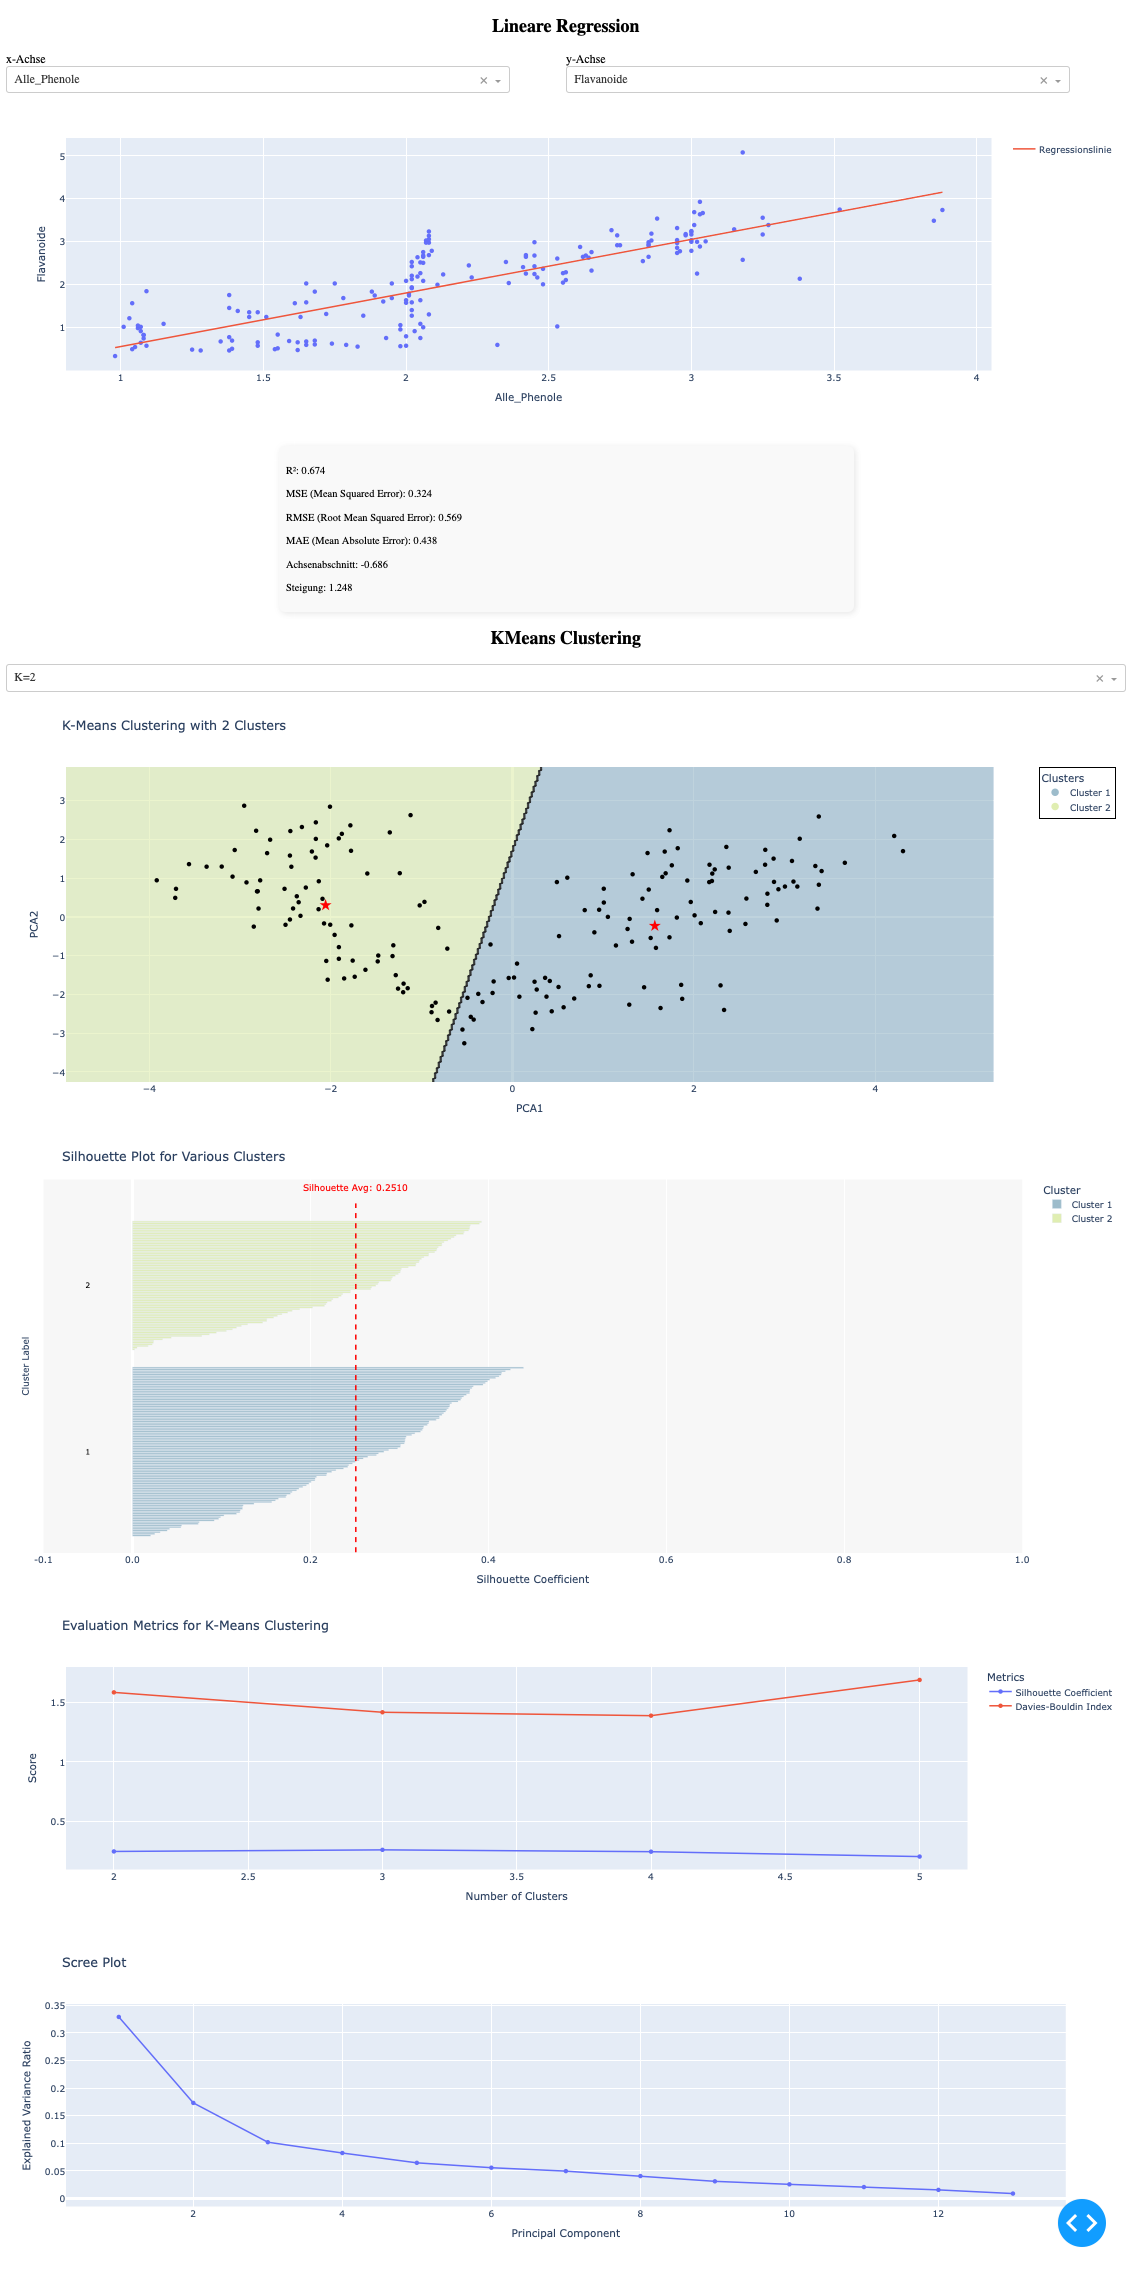

Generate this figure with Python:
#%pip install regex
import pandas as pd
import regex as re
import numpy as np
import plotly.express as px
import plotly.graph_objects as go
from itertools import combinations
from sklearn.linear_model import LinearRegression
from sklearn.cluster import KMeans
from sklearn.metrics import r2_score, silhouette_score, davies_bouldin_score, silhouette_samples,mean_squared_error, mean_absolute_error
from sklearn.preprocessing import StandardScaler
from sklearn.decomposition import PCA
from dash import Dash, dcc, html, Input, Output


df = pd.read_csv('wein.csv')
df = df.dropna()
df = df.drop_duplicates()
# convert all columns to strings to handle leading zeros and punctuation
df = df.applymap(str)
# drop the punct at the end of the string/number
df = df.applymap(lambda x: x.rstrip('.') if isinstance(x, str) else x)
# drop the 0 in the beginning of the string/number
df = df.applymap(lambda x: re.sub(r'^0+(?=\d)','',x) if isinstance(x, str) else x)
# convert columns back to appropriate numeric types
df = df.apply(pd.to_numeric, errors='coerce')
# print(df.dtypes)
# df
#df.to_csv('wein_clean.csv', index=False)
df.head()

# %pip install scikit-learn dash plotly scikit-image

data = df
# Standardization scales the data so that all features contribute equally to the clustering process, especially when features have different ranges.
scaler = StandardScaler()
data_scaled = scaler.fit_transform(data)
# Regressionen berechnen
def calculate_regressions(data):
    '''
    for each pair of columns in the data, calculate the R² of a linear regression
    param data: a pandas DataFrame
    return: a pandas DataFrame with columns 'X', 'Y', 'R²'
    '''
    dic_list = [
        {'X': x, 'Y': y, 'R^2': r2_score(data[y], LinearRegression().fit(data[[x]], data[y]).predict(data[[x]]))}
        for x, y in combinations(data.columns, 2)
    ]
    return pd.DataFrame(dic_list)

regression_results = calculate_regressions(data)

# Dash App 
app = Dash(__name__)
app.layout = html.Div([
    # 1. Linear Regression
    html.Div([
        html.H2("Lineare Regression", style={'textAlign': 'center'}),  
        # Dropdown für x und y Achsen
    html.Div([
        html.Div([
            html.Label("x-Achse"),
            dcc.Dropdown(id='x_variable',value='Alle_Phenole', placeholder="Wähle X", style={'width': '100%'})
        ], style={'width': '45%', 'display': 'inline-block'}),

        html.Div([
            html.Label("y-Achse"),
            dcc.Dropdown(id='y_variable',value='Flavanoide', style={'width': '100%'})
        ], style={'width': '45%', 'display': 'inline-block', 'marginLeft': '5%'})
    ]),

        dcc.Graph(id='regression-plot'),
        html.Div(id='regression-stats')
    ]),

    # 2. KMeans Clustering
    html.Div([
        html.H2("KMeans Clustering", style={'textAlign': 'center'}),
        dcc.Dropdown(
            id='kmeans-dropdown',
            options=[
                {'label': 'K=2', 'value': 2},
                {'label': 'K=3', 'value': 3},
                {'label': 'K=4', 'value': 4},
                {'label': 'K=5', 'value': 5},
            ],
            value=2,
        ),
        # 2.1 Graph for visualizing the KMeans Clustering
        dcc.Graph(id='cluster-graph'),
        # 2.2 Silhouette plot for each data point
        dcc.Graph(id='silhouette-graph'),
        # 2.3 Graph for evaluating metrics
        dcc.Graph(id='evaluation-graph'),
        # 2.4 Scree plot for PCA explained variance ratio
        dcc.Graph(id='scree-plot'),
    ])

])
# 1. Linear Regression
@app.callback(
    [Output('x_variable', 'options'),
    Output('y_variable', 'options'),
    Output('regression-plot', 'figure'),
    Output('regression-stats', 'children')],
    Input('x_variable', 'value'),
    Input('y_variable', 'value')
    
)
def update_content(x, y):
    x_columns = [{'label': col, 'value': col} for col in data.columns if col !=y]
    y_columns = [{'label': col, 'value': col} for col in data.columns if col != x]

    if not x or not y:
        return x_columns, y_columns, {}, "Bitte X und Y auswählen."

    X, y_vals = data[[x]].values, data[y].values
    model = LinearRegression().fit(X, y_vals)

    r2 = r2_score(y_vals, model.predict(X))
    mse = mean_squared_error(y_vals, model.predict(X))
    rmse = mse ** 0.5  # Quadratwurzel von MSE
    mae = mean_absolute_error(y_vals, model.predict(X))
    slope, intercept = model.coef_[0], model.intercept_
    fig = px.scatter(x=X.flatten(), y=y_vals, labels={'x': x, 'y': y})
    fig.add_scatter(x=X.flatten(), y=model.predict(X), mode='lines', name='Regressionslinie')

    # Statistiken
    stats = html.Div([
        html.P(f"R²: {r2:.3f}"),
        html.P(f"MSE (Mean Squared Error): {mse:.3f}"),
        html.P(f"RMSE (Root Mean Squared Error): {rmse:.3f}"),
        html.P(f"MAE (Mean Absolute Error): {mae:.3f}"),
        html.P(f"Achsenabschnitt: {intercept:.3f}"),
        html.P(f"Steigung: {slope:.3f}"),
    ],  style={
    'padding': '10px',  # Innenabstand
    #'border': '1px solid black',
    'borderRadius': '8px',  # Abgerundete Ecken
    'boxShadow': '2px 2px 10px rgba(0, 0, 0, 0.1)',
    'width': '50%', 
    'margin': '20px auto',#zentrieren
    'fontSize': '14px',
    'backgroundColor': '#f9f9f9'  
})
    return x_columns, y_columns, fig, stats

# 2. KMeans Clustering
@app.callback(
    [Output('cluster-graph', 'figure'), 
    Output('silhouette-graph', 'figure'),
    Output('evaluation-graph', 'figure'),
    Output('scree-plot', 'figure')],
    [Input('kmeans-dropdown', 'value')]
)
def update_clustering(n_clusters):

    # functions for clustering, it returns
    def perform_kmeans(data, n_clusters):

        # KMeans Algorithm (k-means++ variant): The algorithm initializes the cluster centers in a smart way to speed up convergence. 
        kmeans = KMeans(n_clusters=n_clusters, random_state=42, init='k-means++')

        # Cluster Labels: Assigns each data point to a cluster
        labels = kmeans.fit_predict(data)

        # return labels and kmeans object, notice that kmeans is a object that contains the cluster centers, and other information
        return labels, kmeans

    def evaluate_clustering(data, labels):
        # Silhouette Score: The silhouette score measures how similar an object is to its own cluster compared to other clusters. It returns Mean Silhouette Coefficient for all samples. By defaul using euclidean distance.
        silhouette_avg = silhouette_score(data, labels) # the higher the better
        # Davies-Bouldin Index: The Davies-Bouldin index is defined as the average similarity measure of each cluster with its most similar cluster. It returns the average index of all clusters.
        davies_bouldin_avg = davies_bouldin_score(data, labels) # the lower the better
        return silhouette_avg, davies_bouldin_avg

    # 2.0: Data Preprocessing
    # PCA for visualization: For high-dimensional data, we reduce the data to 2D using PCA for visualization.
    pca = PCA(n_components=2) # return 2 principal components
    data_pca = pca.fit_transform(data_scaled)
    # Perform clustering with selected number of clusters
    labels, kmeans = perform_kmeans(data_scaled, n_clusters)
    # Evaluate metrics for the chosen number of clusters
    silhouette_avg, davies_bouldin_avg = evaluate_clustering(data_scaled, labels)
    # center of the clusters in the PCA space
    cluster_centers_pca = pca.transform(kmeans.cluster_centers_)

    # 2.1: Scatter plot with decision boundaries
    # decision boundaries (voronoi-like)
    x_min, x_max = data_pca[:, 0].min() - 1, data_pca[:, 0].max() + 1
    y_min, y_max = data_pca[:, 1].min() - 1, data_pca[:, 1].max() + 1
    xx, yy = np.meshgrid(np.linspace(x_min, x_max, 500), np.linspace(y_min, y_max, 500))
    grid_points = np.c_[xx.ravel(), yy.ravel()]
    grid_labels = kmeans.predict(pca.inverse_transform(grid_points)).reshape(xx.shape)

    # Scatter plot with decision boundaries
    cluster_fig = go.Figure()
    # Define a shared colormap for clusters
    cluster_colors = ['rgba(147, 181, 198, 0.9)',  # Blue
                'rgba(221, 237, 170, 0.9)',  # Yellow
                'rgba(240, 207, 101, 0.9)',  # Red
                'rgba(215, 129, 106, 0.9)',  # Green
                'rgba(189, 79, 108, 0.9)']  # Green
    # Add decision boundaries
    for cluster in np.unique(labels):
        cluster_area = grid_labels == cluster
        cluster_fig.add_trace(go.Contour(
            x=np.linspace(x_min, x_max, 500),
            y=np.linspace(y_min, y_max, 500),
            z=cluster_area.astype(int),
            colorscale=[
                [0, 'rgba(255,255,255,0)'], 
                [1, cluster_colors[cluster]]
            ],
            opacity=0.6,
            showscale=False,
            name=f'Cluster {cluster + 1}',
            hoverinfo='skip',
        ))
        cluster_fig.add_trace(go.Scatter(
            x=[None], y=[None], 
            mode='markers',
            marker=dict(
                size=10,
                color=cluster_colors[cluster],
            ),
            name=f'Cluster {cluster + 1}',
        ))
    # Add data points (set color to black)
    for cluster in np.unique(labels):
        cluster_fig.add_trace(go.Scatter(
            x=data_pca[labels == cluster, 0],
            y=data_pca[labels == cluster, 1],
            mode='markers',
            name=f'Cluster {cluster + 1}',
            marker=dict(size=6, color='black'),  # Set color to black
            showlegend=False,
        ))
    
    # Add cluster centers
    cluster_centers_pca = pca.transform(kmeans.cluster_centers_)
    for i, (x, y) in enumerate(cluster_centers_pca):
        cluster_fig.add_trace(go.Scatter(
            x=[x], y=[y],
            mode='markers',
            marker=dict(color='red', size=12, symbol='star'),
            name=f'Center {i + 1}',
            showlegend=False,          
        )
    )
    # Update layout
    cluster_fig.update_layout(
        title=f'K-Means Clustering with {n_clusters} Clusters',
        xaxis_title='PCA1',
        yaxis_title='PCA2',
        legend_title='Clusters',
        height=600,
        legend=dict(
            x=1.05,
            y=1,
            bordercolor='black',
            borderwidth=1
        )
    )


    # 2.2: Silhouette plot for each data point
    def create_silhouette_plot(data_scaled, labels, n_clusters):
        # Compute silhouette average
        silhouette_avg = silhouette_score(data_scaled, labels)
        
        # Compute silhouette values for each sample
        silhouette_values = silhouette_samples(data_scaled, labels)
        y_lower = 10  # Start position for first cluster
        silhouette_fig = go.Figure()

        for k in range(n_clusters):
            # Filter and sort silhouette values for cluster k
            ith_cluster_silhouette_values = silhouette_values[np.array(labels) == k]
            ith_cluster_silhouette_values.sort()

            # Determine cluster size and range for plotting
            size_cluster_k = ith_cluster_silhouette_values.shape[0]
            y_upper = y_lower + size_cluster_k

            # Add bars for silhouette values
            silhouette_fig.add_trace(go.Bar(
                x=ith_cluster_silhouette_values,
                y=np.arange(y_lower, y_upper),
                orientation='h',
                name=f'Cluster {k+1}',
                marker_color=cluster_colors[k],
            ))

            # Annotate cluster number
            silhouette_fig.add_annotation(
                x=-0.05,  # Position annotation to the left
                y=y_lower + 0.5 * size_cluster_k,
                text=str(k+1),
                showarrow=False,
                font=dict(size=10, color='black')
            )

            # Update position for next cluster
            y_lower = y_upper + 10

        # Add a vertical line for the average silhouette score
        silhouette_fig.add_shape(
            type='line',
            x0=silhouette_avg,
            x1=silhouette_avg,
            y0=0,
            y1=y_lower,
            line=dict(color='red', dash='dash')
        )

        # Annotate average silhouette score
        silhouette_fig.add_annotation(
            x=silhouette_avg,
            y=y_lower + 10,  # Position annotation above the plot
            text=f"Silhouette Avg: {silhouette_avg:.4f}",
            showarrow=False,
            font=dict(size=12, color="red")
        )

        # Update layout for the plot
        silhouette_fig.update_layout(
            title="Silhouette Plot for Various Clusters",
            xaxis_title="Silhouette Coefficient",
            yaxis_title="Cluster Label",
            yaxis=dict(showticklabels=False, showgrid=False, title_font=dict(size=12)),
            xaxis=dict(
                tickvals=[-0.1, 0.0, 0.2, 0.4, 0.6, 0.8, 1.0],  # Specify the tick positions
                ticktext=["-0.1", "0.0", "0.2", "0.4", "0.6", "0.8", "1.0"],  # Custom tick labels
                range=[-0.1, 1.0]  # Set the visible range for the x-axis
            ),
            margin=dict(l=50, r=50, t=50, b=50),
            height=600,
            legend_title="Cluster",
            plot_bgcolor="rgba(240, 240, 240, 0.5)",
        )

        return silhouette_fig
    # silhouette_fig = go.Figure()
    silhouette_fig = create_silhouette_plot(data_scaled, labels, n_clusters)


    # 2.3: Evaluate metrics for all cluster configurations
    cluster_range = range(2, 6)
    silhouette_scores = [] # list to store silhouette scores
    davies_bouldin_scores = [] # list to store davies bouldin scores
    
    for k in cluster_range:
        labels, _ = perform_kmeans(data_scaled, k)
        silhouette_avg, davies_bouldin_avg = evaluate_clustering(data_scaled, labels)
        silhouette_scores.append(silhouette_avg)
        davies_bouldin_scores.append(davies_bouldin_avg)

    # Create evaluation metrics plot
    evaluation_fig = go.Figure()
    evaluation_fig.add_trace(go.Scatter(
        x=list(cluster_range), y=silhouette_scores,
        mode='lines+markers', name='Silhouette Coefficient'
    ))
    evaluation_fig.add_trace(go.Scatter(
        x=list(cluster_range), y=davies_bouldin_scores,
        mode='lines+markers', name='Davies-Bouldin Index'
    ))
    evaluation_fig.update_layout(
        title='Evaluation Metrics for K-Means Clustering',
        xaxis_title='Number of Clusters',
        yaxis_title='Score',
        legend_title='Metrics'
    )


    # 2.4: Create scree plot
    pca_full = PCA()
    pca_full.fit(data_scaled)
    explained_variance = pca_full.explained_variance_ratio_
    
    scree_fig = go.Figure()
    scree_fig.add_trace(
        go.Scatter(
            x=list(range(1, len(explained_variance) + 1)), 
            y=explained_variance, 
            mode='lines+markers', 
            name='Explained Variance'
        )
    )
    scree_fig.update_layout(
        title='Scree Plot', 
        xaxis_title='Principal Component', 
        yaxis_title='Explained Variance Ratio'
    )
    
    return cluster_fig, silhouette_fig, evaluation_fig, scree_fig

if __name__ == '__main__':
    app.run_server(debug=True, port=8080)
